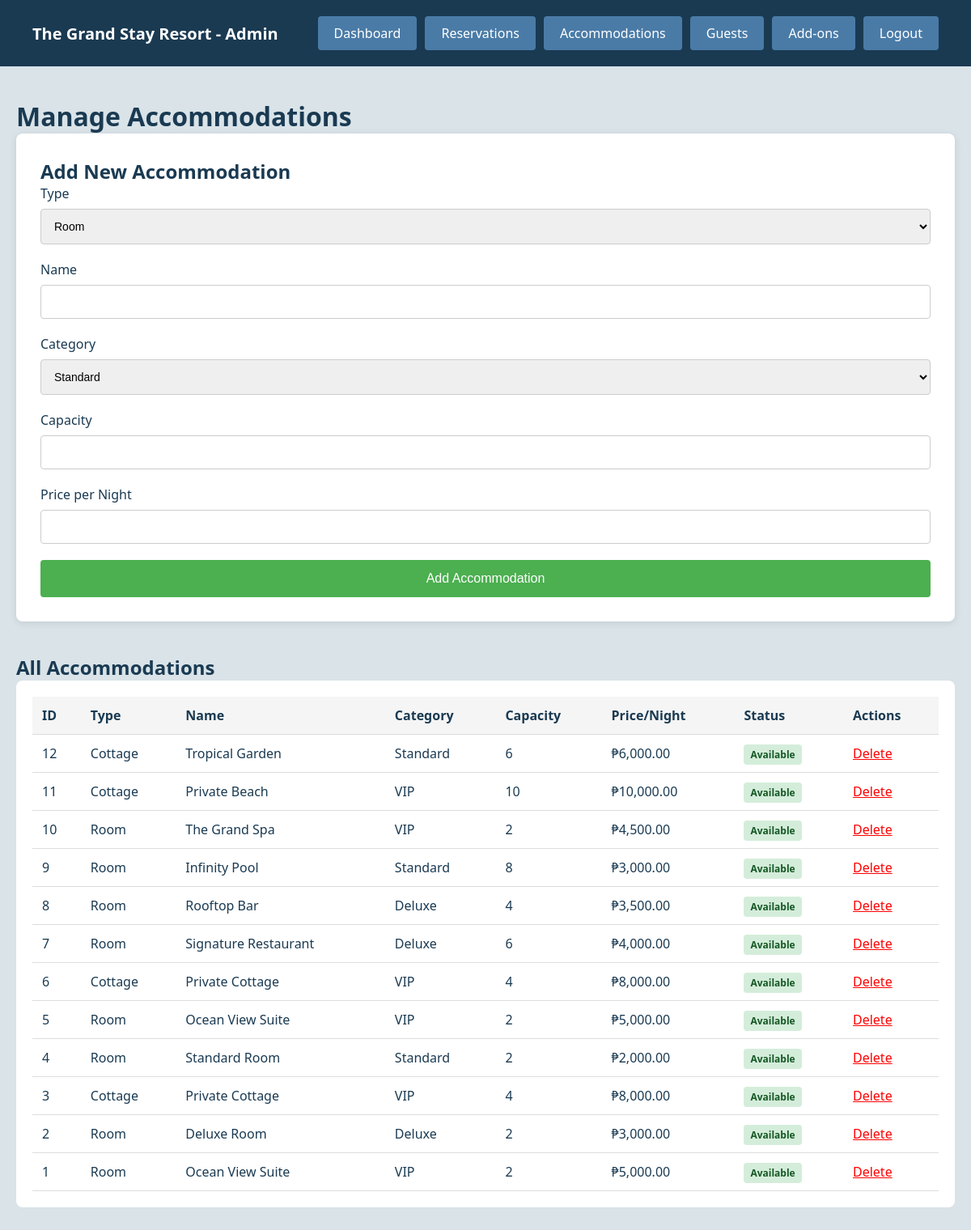
/admin/accommodations.php (signed in), run on the app's committed database.
### tables this page shows
CREATE TABLE `accommodations` (
  `accommodation_id` int(11) NOT NULL,
  `type` varchar(20) NOT NULL,
  `name` varchar(50) NOT NULL,
  `category` varchar(20) DEFAULT NULL,
  `capacity` int(11) NOT NULL,
  `price_per_night` decimal(10,2) NOT NULL,
  `status` varchar(20) DEFAULT 'Available'
);

### admin/accommodations.php (the view, shortened to what this page needs)
<?php
require_once '../config/database.php';
$accommodations = mysqli_query($conn, "SELECT * FROM accommodations ORDER BY accommodation_id DESC");
?>
<!DOCTYPE html>
<html lang="en">
<head>
    <link rel="stylesheet" href="../assets/css/style.css">
</head>
<body>
    <nav class="navbar">
        <div class="brand">The Grand Stay Resort - Admin</div>
        <div class="nav-links">
            <a href="dashboard.php">Dashboard</a>
            <a href="reservations.php">Reservations</a>
            <a href="accommodations.php">Accommodations</a>
            <a href="guests.php">Guests</a>
            <a href="addons.php">Add-ons</a>
            <a href="../logout.php" class="btn-danger">Logout</a>
        </div>
    </nav>
    <div class="container">
        <h1>Manage Accommodations</h1>
        <div class="booking-form" style="margin-bottom: 40px;">
            <h2>Add New Accommodation</h2>
            <form method="POST">
                <div class="form-group">
                    <label>Type</label>
                    <select name="type" required>
                        <option value="Room">Room</option>
                    </select>
                </div>
                <div class="form-group">
                    <label>Name</label>
                    <input type="text" name="name" required>
                </div>
                <div class="form-group">
                    <label>Category</label>
                    <select name="category" required>
                        <option value="Standard">Standard</option>
                    </select>
                </div>
                <div class="form-group">
                    <label>Capacity</label>
                    <input type="number" name="capacity" min="1" required>
                </div>
                <div class="form-group">
                    <label>Price per Night</label>
                    <input type="number" name="price" step="0.01" min="0" required>
                </div>
                <button type="submit" name="add" class="btn btn-primary">Add Accommodation</button>
            </form>
        </div>
        <h2>All Accommodations</h2>
        <div class="table-container">
            <table>
                <thead>
                    <tr>
                        <th>ID</th>
                        <th>Type</th>
                        <th>Name</th>
                        <th>Category</th>
                        <th>Capacity</th>
                        <th>Price/Night</th>
                        <th>Status</th>
                        <th>Actions</th>
                    </tr>
                </thead>
                <tbody>
                    <?php while ($acc = mysqli_fetch_assoc($accommodations)): ?>
                    <tr>
                        <td><?php echo $acc['accommodation_id']; ?></td>
                        <td><?php echo htmlspecialchars($acc['type']); ?></td>
                        <td><?php echo htmlspecialchars($acc['name']); ?></td>
                        <td><?php echo htmlspecialchars($acc['category']); ?></td>
                        <td><?php echo $acc['capacity']; ?></td>
                        <td>₱<?php echo number_format($acc['price_per_night'], 2); ?></td>
                        <td><span class="badge badge-success"><?php echo $acc['status']; ?></span></td>
                        <td>
                            <a href="?delete=<?php echo $acc['accommodation_id']; ?>"
                               onclick="return confirm('Delete this accommodation?')"
                               style="color: red;">Delete</a>
                        </td>
                    </tr>
                    <?php endwhile; ?>
                </tbody>
            </table>
        </div>
    </div>
</body>
</html>

### assets/css/style.css (style rules this page uses)
* { margin: 0; padding: 0; box-sizing: border-box; }
body { font-family: 'Segoe UI', Tahoma, Geneva, Verdana, sans-serif; background: #d9e3e8; color: #1a3a52; }
.navbar { background: #1a3a52; padding: 20px 40px; display: flex; justify-content: space-between; align-items: center; }
.navbar .brand { color: white; font-size: 20px; font-weight: bold; }
.navbar .nav-links { display: flex; gap: 10px; }
.navbar .nav-links a { color: white; text-decoration: none; padding: 10px 20px; background: #4a7ba7; border-radius: 4px; transition: background 0.3s; }
.container { max-width: 1200px; margin: 0 auto; padding: 40px 20px; }
.form-group { margin-bottom: 20px; }
.form-group label { display: block; margin-bottom: 8px; color: #1a3a52; font-weight: 500; }
.form-group input, .form-group select, .form-group textarea { width: 100%; padding: 12px; border: 1px solid #ccc; border-radius: 4px; font-size: 14px; }
.btn { width: 100%; padding: 14px; border: none; border-radius: 4px; font-size: 16px; cursor: pointer; transition: background 0.3s; }
.btn-primary { background: #4caf50; color: white; }
.btn-danger { background: #dc3545; color: white; }
.table-container { background: white; padding: 20px; border-radius: 8px; overflow-x: auto; }
table { width: 100%; border-collapse: collapse; }
table th, table td { padding: 12px; text-align: left; border-bottom: 1px solid #ddd; }
table th { background: #f5f5f5; font-weight: 600; color: #1a3a52; }
.badge { padding: 4px 8px; border-radius: 4px; font-size: 12px; font-weight: 600; }
.badge-success { background: #d4edda; color: #155724; }
.booking-form { background: white; padding: 30px; border-radius: 8px; box-shadow: 0 2px 10px rgba(0,0,0,0.1); }

### data on the page
accommodations: accommodation_id "12", type "Cottage", name "Tropical Garden", category "Standard", capacity "6", price_per_night "6,000.00", status "Available"
accommodations: accommodation_id "11", type "Cottage", name "Private Beach", category "VIP", capacity "10", price_per_night "10,000.00", status "Available"
accommodations: accommodation_id "10", type "Room", name "The Grand Spa", category "VIP", capacity "2", price_per_night "4,500.00", status "Available"
accommodations: accommodation_id "9", type "Room", name "Infinity Pool", category "Standard", capacity "8", price_per_night "3,000.00", status "Available"
accommodations: accommodation_id "8", type "Room", name "Rooftop Bar", category "Deluxe", capacity "4", price_per_night "3,500.00", status "Available"
accommodations: accommodation_id "7", type "Room", name "Signature Restaurant", category "Deluxe", capacity "6", price_per_night "4,000.00", status "Available"
accommodations: accommodation_id "6", type "Cottage", name "Private Cottage", category "VIP", capacity "4", price_per_night "8,000.00", status "Available"
accommodations: accommodation_id "5", type "Room", name "Ocean View Suite", category "VIP", capacity "2", price_per_night "5,000.00", status "Available"
accommodations: accommodation_id "4", type "Room", name "Standard Room", category "Standard", capacity "2", price_per_night "2,000.00", status "Available"
accommodations: accommodation_id "3", type "Cottage", name "Private Cottage", category "VIP", capacity "4", price_per_night "8,000.00", status "Available"
accommodations: accommodation_id "2", type "Room", name "Deluxe Room", category "Deluxe", capacity "2", price_per_night "3,000.00", status "Available"
accommodations: accommodation_id "1", type "Room", name "Ocean View Suite", category "VIP", capacity "2", price_per_night "5,000.00", status "Available"
